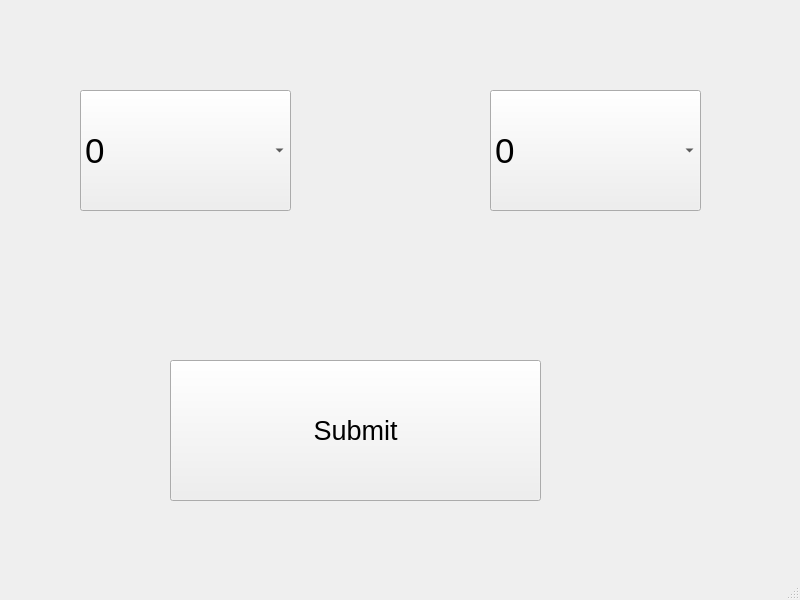
<?xml version="1.0" encoding="UTF-8"?>
<ui version="4.0">
 <class>MainWindow</class>
 <widget class="QMainWindow" name="MainWindow">
  <property name="geometry">
   <rect>
    <x>0</x>
    <y>0</y>
    <width>800</width>
    <height>600</height>
   </rect>
  </property>
  <property name="windowTitle">
   <string>MainWindow</string>
  </property>
  <widget class="QWidget" name="centralwidget">
   <widget class="QComboBox" name="comboBox">
    <property name="geometry">
     <rect>
      <x>490</x>
      <y>90</y>
      <width>211</width>
      <height>121</height>
     </rect>
    </property>
    <property name="font">
     <font>
      <pointsize>26</pointsize>
     </font>
    </property>
    <item>
     <property name="text">
      <string>0</string>
     </property>
    </item>
    <item>
     <property name="text">
      <string>1</string>
     </property>
    </item>
   </widget>
   <widget class="QComboBox" name="comboBox_2">
    <property name="geometry">
     <rect>
      <x>80</x>
      <y>90</y>
      <width>211</width>
      <height>121</height>
     </rect>
    </property>
    <property name="font">
     <font>
      <pointsize>26</pointsize>
     </font>
    </property>
    <item>
     <property name="text">
      <string>0</string>
     </property>
    </item>
    <item>
     <property name="text">
      <string>1</string>
     </property>
    </item>
   </widget>
   <widget class="QPushButton" name="pushButton">
    <property name="geometry">
     <rect>
      <x>170</x>
      <y>360</y>
      <width>371</width>
      <height>141</height>
     </rect>
    </property>
    <property name="font">
     <font>
      <pointsize>20</pointsize>
     </font>
    </property>
    <property name="text">
     <string>Submit</string>
    </property>
   </widget>
  </widget>
  <widget class="QMenuBar" name="menubar">
   <property name="geometry">
    <rect>
     <x>0</x>
     <y>0</y>
     <width>800</width>
     <height>26</height>
    </rect>
   </property>
  </widget>
  <widget class="QStatusBar" name="statusbar"/>
 </widget>
 <resources/>
 <connections/>
</ui>
